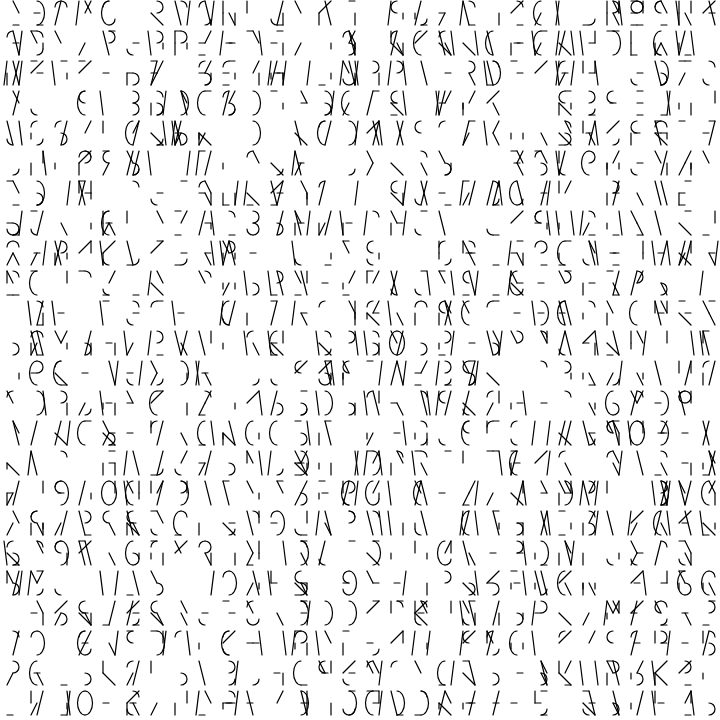
Frame 1 (no input)
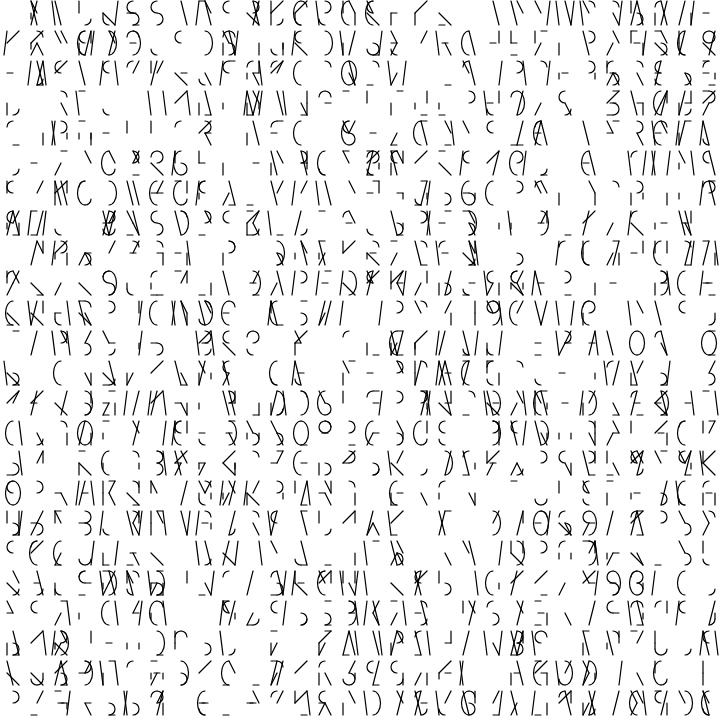
Frame 60 (no input)
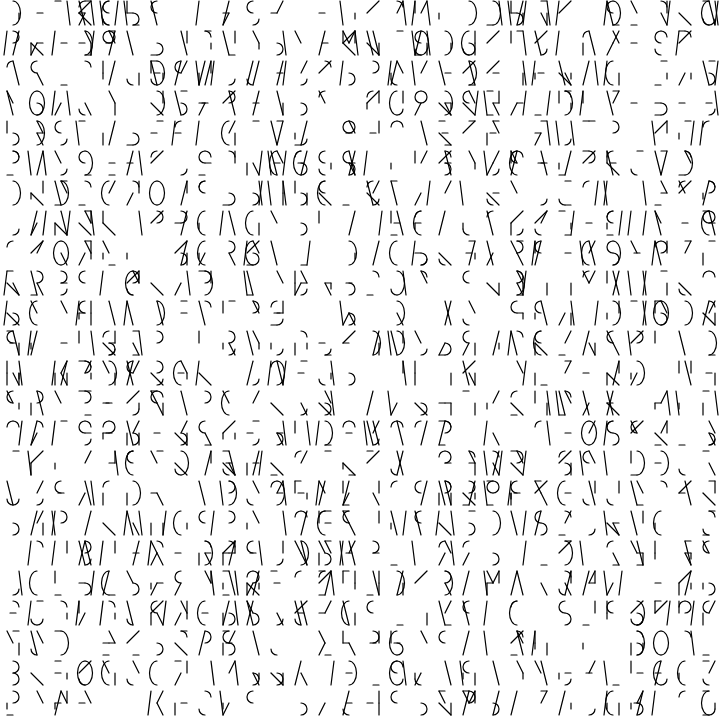
Frame 120 (the mouse pressed at the canvas centre since frame 60)

The p5.js sketch that drew these frames (run headless with seeded random() and noise() and a simulated clock; from frame 60 on, the mouse is pressed at the canvas centre):

// p5.js sketch
// ── sketch.js
let x;
let y;
let z;
let a = 24;

function setup() {
  let minSide = min(windowWidth, windowHeight);
  let z = round(minSide / 160) * 120;
  createCanvas(z, z);
  
}

function draw() {
  frameRate();
  background(255);
  for(x = 1; x <= width; x += 24){
    for(y = 1; y <= height; y += 30){
      absolutelyRandom()
    }
  }
}

function absolutelyRandom(){
  stroke(0);
  strokeWeight(1.2);
  noFill();

  let w = 0.07;

  if(random(1) < w){
  line(0.25*a + x, 0*a + y, 0.25*a + x, 0.5*a + y);
  }
  if(random(1) < w){
  line(0.25*a + x, 0.5*a + y, 0.25*a + x, 0.75*a +y);
  }
  if(random(1) < w){
  line(0.25*a + x, 0.5*a + y, 0.25*a + x, 1*a +y);
  }
  if(random(1) < w){
  line(0.75*a + x, 0.5*a + y, 0.75*a + x, 1*a +y);
  }
  if(random(1) < w){
  line(0.75*a + x, 0.5*a + y, 0.75*a + x, 0.75*a +y);
  }
  if(random(1) < w){
  line(0.75*a + x, 0*a + y, 0.75*a + x, 0.5*a +y);
  }
  if(random(1) < w){
  line(0.25*a + x, 0.5*a + y, 0.5*a + x, 0.5*a +y);
  }
  if(random(1) < w){
  line(3/8*a + x, 0.5*a + y, 5/8*a + x, 0.5*a +y);
  }
  if(random(1) < w){
  line(0.5*a + x, 0.5*a + y, 0.75*a + x, 0.5*a +y);
  }
  if(random(1) < w){
  line(0.25*a + x, 0*a + y, 0.5*a + x, 0*a +y);
  }
  if(random(1) < w){
  line(0.5*a + x, 0*a + y, 0.75*a + x, 0*a +y);
  }
  if(random(1) < w){
  line(0.25*a + x, 1*a + y, 0.5*a + x, 1*a +y);
  }
  if(random(1) < w){
  line(0.5*a + x, 1*a + y, 0.75*a + x, 1*a +y);
  }
  if(random(1) < w){
  line(0.25*a + x, 0*a + y, 0.5*a + x, 0.5*a +y);
  }
  if(random(1) < w){
  line(0.25*a + x, 1*a + y, 0.5*a + x, 0.5*a +y);
  }
  if(random(1) < w){
  line(0.75*a + x, 0*a + y, 0.5*a + x, 0.5*a +y);
  }
  if(random(1) < w){
  line(0.75*a + x, 1*a + y, 0.5*a + x, 0.5*a +y);
  }
  if(random(1) < w){
  line(0.5*a + x, 0*a + y, 0.75*a + x, 0.5*a +y);
  }
  if(random(1) < w){
  line(0.25*a + x, 0.5*a + y, 0.75*a + x, 1*a +y);
  }
  if(random(1) < w){
  line(0.25*a + x, 0.5*a + y, 0.75*a + x, 0*a +y);
  }
  if(random(1) < w){
  line(0.5*a + x, 0*a + y, 0.25*a + x, 1*a +y);
  }
  if(random(1) < w){
  line(0.5*a + x, 0*a + y, 0.75*a + x, 1*a +y);
  }
  if(random(1) < w){
  line(0.25*a + x, 0*a + y, 0.5*a + x, 1*a +y);
  }
  if(random(1) < w){
  line(0.75*a + x, 0*a + y, 0.5*a + x, 1*a +y);
  }
  if(random(1) < w){
  line(0.125*a + x, 0*a + y, 0.25*a + x, 1*a +y);
  }
  if(random(1) < w){
  line(0.125*a + x, 1*a + y, 0.25*a + x, 0*a +y);
  }
  if(random(1) < w){
  line(0.75*a + x, 0*a + y, 0.875*a + x, 1*a +y);
  }
  if(random(1) < w){
  line(0.75*a + x, 1*a + y, 0.875*a + x, 0*a +y);
  }
  if(random(1) < w){
  arc(0.5*a + x, 0.25*a + y, 0.5*a, 0.5*a, -PI/2, 0);
  }
  if(random(1) < w){
  arc(0.5*a + x, 0.25*a + y, 0.5*a, 0.5*a, -PI, -PI/2);
  }
  if(random(1) < w){
  arc(0.5*a + x, 0.75*a + y, 0.5*a, 0.5*a, 0, PI/2);
  }
  if(random(1) < w){
  arc(0.5*a + x, 0.75*a + y, 0.5*a, 0.5*a, PI/2, PI);
  }
  if(random(1) < w){
  arc(0.5*a + x, 0.25*a + y, 0.5*a, 0.5*a, -PI/2, PI/2);
  }
  if(random(1) < w){
  arc(0.5*a + x, 0.75*a + y, 0.5*a, 0.5*a, -PI/2, PI/2);
  }
  if(random(1) < w){
  arc(0.5*a + x, 0.25*a + y, 0.5*a, 0.5*a, PI/2, -PI/2);
  }
  if(random(1) < w){
  arc(0.5*a + x, 0.5*a + y, 0.625*a, 1*a, -PI/2, PI/2);
  }
  if(random(1) < w){
  arc(0.5*a + x, 0.5*a + y, 0.625*a, 1*a, PI/2, -PI/2);
  }
}
